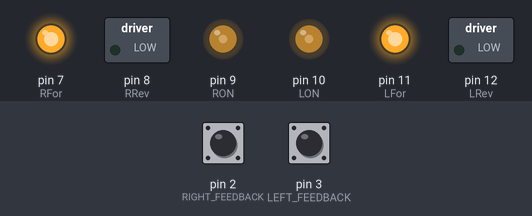
The sketch below on a simulated Arduino Uno, built with avr-gcc and run on an emulated ATmega328P. Shown: switched loads named in the sketch (green lamp = pin HIGH), output pins drawn as LEDs (lit = HIGH). The test bench sets the inputs (shaded band); at power-on: pin 2 (RIGHT_FEEDBACK) LOW, pin 3 (LEFT_FEEDBACK) LOW.

Above: at 1.2 s.
1.3 s: pin 2 (RIGHT_FEEDBACK) pulled HIGH for 0.15 s
At 1.7 s:
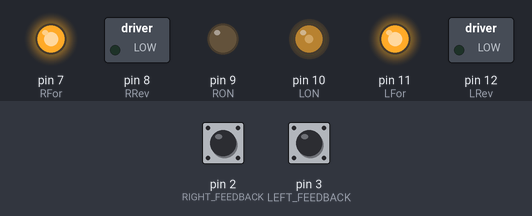
2.9 s: pin 3 (LEFT_FEEDBACK) pulled HIGH for 0.15 s
At 4.1 s:
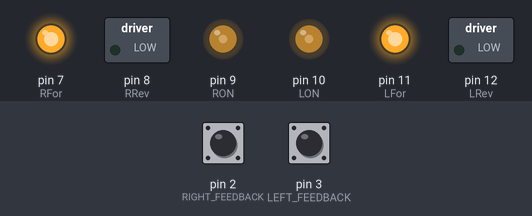
4.5 s: pin 3 (LEFT_FEEDBACK) pulled HIGH for 1 s
At 5.4 s:
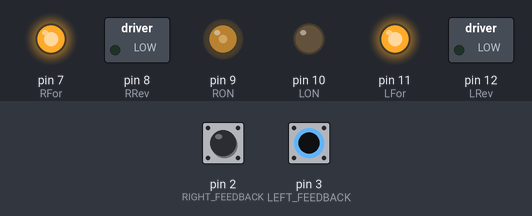
Timing chart, 0 to 34.2 s (numbered marks = the images above; inputs shaded):
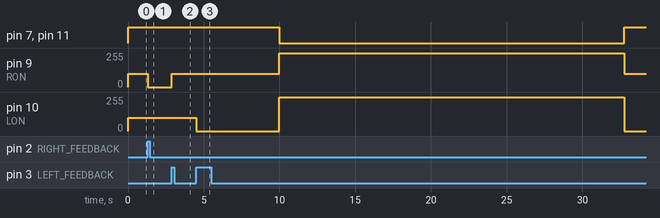

The sketch:

task6b.ino
```cpp
// Variable allocation
// Left Motor, Right Motor Pin Num
int LON = 10;
int RON = 9 ;
// Left/Right Motor Reverse Pin Num
int LRev = 12 ;
int RRev = 8 ;
// Left/Right Motor Forward Pin Num
int LFor = 11 ;
int RFor = 7 ;
// Current Time
int currTime = 0;
// Motor Speed Allocation
int lmotspeed = 100;
int rmotspeed = 100;

// Motor Clicker
const int LEFT_FEEDBACK = 3; // Pin numbers on Rover
const int RIGHT_FEEDBACK = 2;

// Left/Right Motor Counter Allocation
volatile int leftcounter = 0; // initiate counter to zero for start
volatile int rightcounter = 0;// counter could always be reset

void setup() {
  // put your setup code here, to run once:
  Serial.begin(115200);
  attachInterrupt(digitalPinToInterrupt(LEFT_FEEDBACK), LeftMotorISR, RISING);
  attachInterrupt(digitalPinToInterrupt(RIGHT_FEEDBACK), RightMotorISR, RISING);

  pinMode(LON, OUTPUT);
  pinMode(RON, OUTPUT);

  pinMode(LRev, OUTPUT);
  pinMode(RRev, OUTPUT);

  pinMode(LFor, OUTPUT);
  pinMode(RFor, OUTPUT);
}

void GoFastForward(){
  digitalWrite(LRev,LOW);
  digitalWrite(RRev,LOW);
  analogWrite(LON,lmotspeed);
  analogWrite(RON,rmotspeed);
  digitalWrite(RFor,HIGH);
  digitalWrite(LFor,HIGH);
}

void GoStop(){
  digitalWrite(LRev,LOW);
  digitalWrite(RRev,LOW);
  digitalWrite(LON,HIGH);
  digitalWrite(RON,HIGH);
  digitalWrite(RFor,LOW);
  digitalWrite(LFor,LOW);
}
void LeftMotorISR(){
  //adds one to counter on each motor revolution
  leftcounter++;
}

void RightMotorISR(){
  //adds one to the counter on each motor revolution
  rightcounter++;
}

void loop() {
  // put your main code here, to run repeatedly:
  currTime = millis();

  if (currTime <= 10000){
    GoFastForward();
}
  else{
    GoStop();
}

  if (leftcounter > rightcounter) {
    lmotspeed = 0;
  }
  else if (rightcounter > leftcounter) {
    rmotspeed = 0;
  }
  else {
    rmotspeed = 100;
    lmotspeed = 100;

  }
}
```

Measured:
- after the input at 1.3 s, pin 9 (RON): 100/255 → 0/255 at once
- after the input at 2.9 s, pin 9 (RON): 0/255 → 100/255 at once
